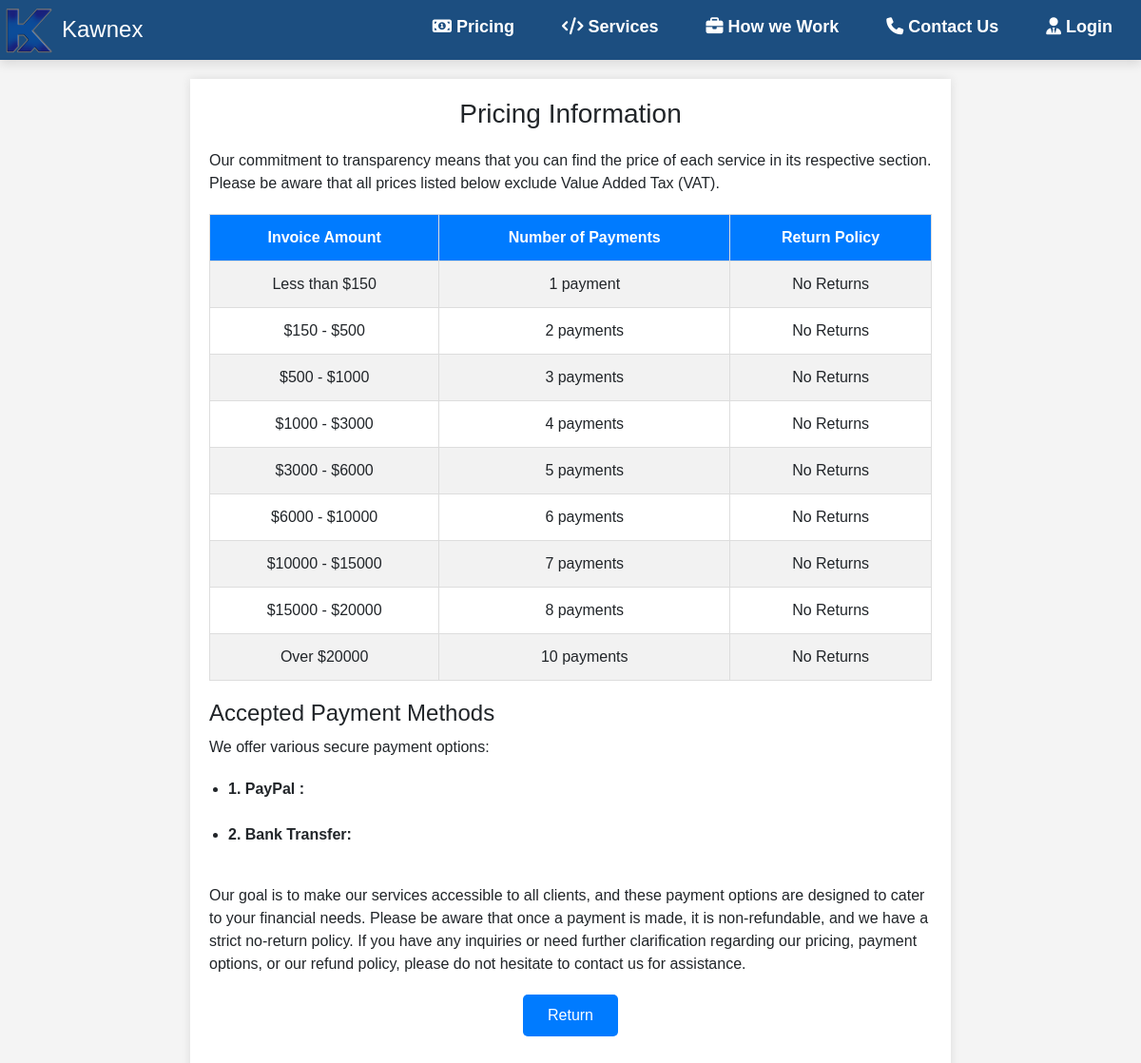
The app's page /pricing.php, older data.
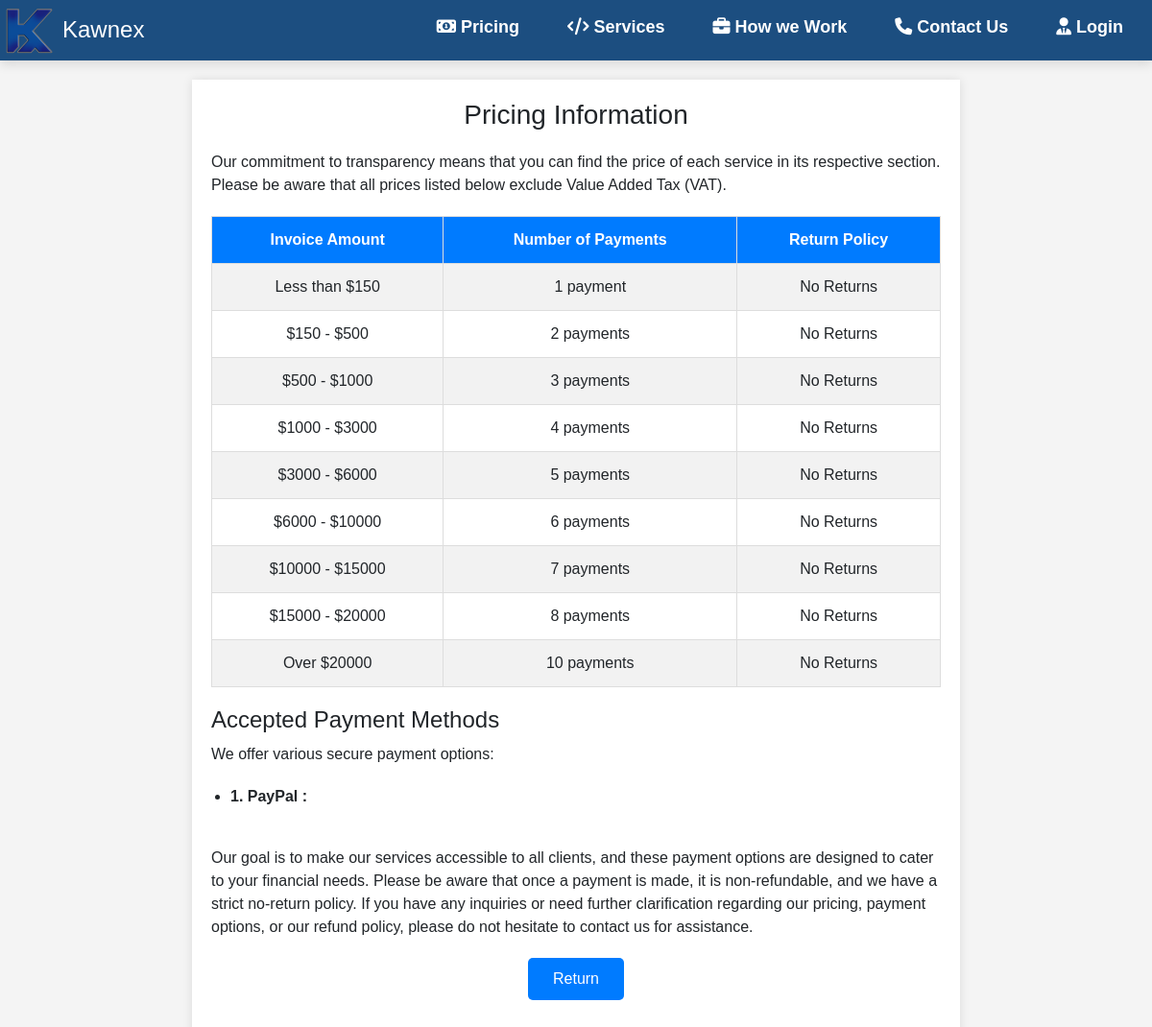
The same page, newer data.
### tables this page shows
CREATE TABLE `tblpayment_method` (
  `paymentmethodD` int(11) NOT NULL,
  `methot` varchar(30) NOT NULL,
  `note` longtext NOT NULL,
  `method_active` tinyint(1) NOT NULL
);

### pricing.php (the view, shortened to what this page needs)
<?php
    include 'settings/connect.php';
?>
<!DOCTYPE html>
<html lang="en">
<head>
    <link href="common/css/bootstrap.min.css" rel="stylesheet">
    <link rel="stylesheet" href="common/fcss/all.min.css">
    <link rel="stylesheet" href="common/fcss/fontawesome.min.css">
    <link rel="stylesheet" href="index.css">
</head>
<body>
    <header>
        <div class="companyinfo">
            <img src="images/logo.png" alt="">
            <h3>Kawnex</h3>
        </div>
        <nav class="navbar">
            <ul>
                <li> <a href=""> <i class="fa-solid fa-money-bill-1"></i> Pricing</a></li>
                <li> <a href="index.php"> <i class="fa-solid fa-code"></i> Services</a></li>
                <li><a href="index.php"> <i class="fa-solid fa-briefcase"></i> How we Work</a></li>
                <li><a href="index.php"> <i class="fa-solid fa-phone"></i> Contact Us</a></li>
                <li><a href="user/"> <i class="fa-solid fa-user-tie"></i> Login</a></li>
            </ul>
        </nav>
    </header>
    <div class="container">
        <div class="pricing-header">
            <h1>Pricing Information</h1>
            <p>Our commitment to transparency means that you can find the price of each service in its respective section. Please be aware that all prices listed below exclude Value Added Tax (VAT).</p>
        </div>
        <table class="pricing-table">
        <tr>
            <th>Invoice Amount</th>
            <th>Number of Payments</th>
            <th>Return Policy</th>
        </tr>
        <tr>
            <td>Less than $150</td>
            <td>1 payment</td>
            <td>No Returns</td>
        </tr>
        <tr>
            <td>$150 - $500</td>
            <td>2 payments</td>
            <td>No Returns</td>
        </tr>
        <tr>
            <td>$500 - $1000</td>
            <td>3 payments</td>
            <td>No Returns</td>
        </tr>
        <tr>
            <td>$1000 - $3000</td>
            <td>4 payments</td>
            <td>No Returns</td>
        </tr>
        <tr>
            <td>$3000 - $6000</td>
            <td>5 payments</td>
            <td>No Returns</td>
        </tr>
        <tr>
            <td>$6000 - $10000</td>
            <td>6 payments</td>
            <td>No Returns</td>
        </tr>
        <tr>
            <td>$10000 - $15000</td>
            <td>7 payments</td>
            <td>No Returns</td>
        </tr>
        <tr>
            <td>$15000 - $20000</td>
            <td>8 payments</td>
            <td>No Returns</td>
        </tr>
        <tr>
            <td>Over $20000</td>
            <td>10 payments</td>
            <td>No Returns</td>
        </tr>
    </table>
        <div class="payment-methods">
            <h2>Accepted Payment Methods</h2>
            <p>We offer various secure payment options:</p>
            <ul>
                <?php
                    $sql=$con->prepare('SELECT methot,note FROM  tblpayment_method WHERE paymentmethodD !=3 AND method_active=1');
                    $sql->execute();
                    $rows=$sql->fetchAll();
                    $i=1;
                    foreach($rows as $row){
                        echo '
                            <li><strong>'.$i.'. '.$row['methot'].':</strong> <br>'.nl2br($row['note']).' <br></li>
                        ';
                        $i++;
                    }
                ?>
            </ul>
        </div>
        <p>Our goal is to make our services accessible to all clients, and these payment options are designed to cater to your financial needs. Please be aware that once a payment is made, it is non-refundable, and we have a strict no-return policy. If you have any inquiries or need further clarification regarding our pricing, payment options, or our refund policy, please do not hesitate to contact us for assistance.</p>
        <a class="return-button" href="index.php">Return</a>
    </div>
</body>
</html>

Row changes from the older to the newer data that the page shows:
no longer on this page (row edited): tblpayment_method: methot "Bank Transfer"
